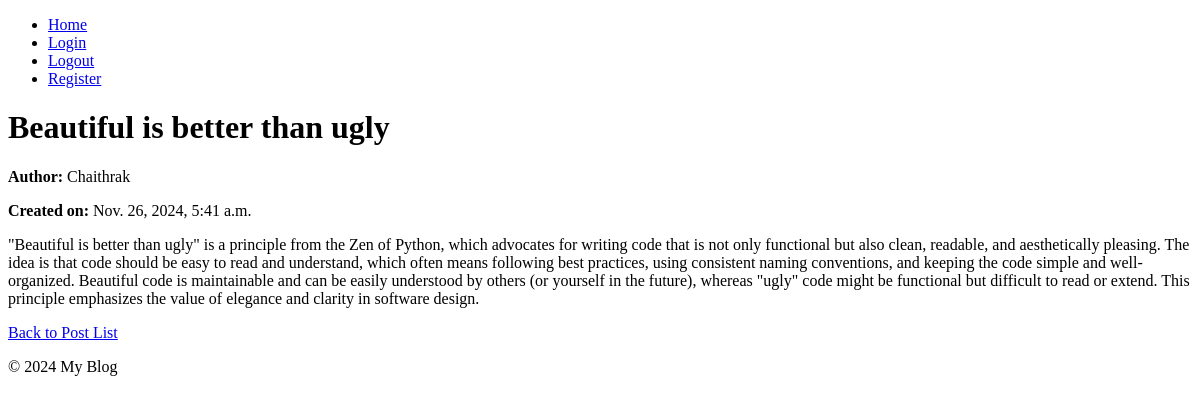
/blog/post/3/, run on the app's committed database.
### blog/models.py (models this page shows, shortened)
class Post(models.Model):
    title = models.CharField(max_length=200)
    body = models.TextField()
    created_at = models.DateTimeField(auto_now_add=True)
    updated_at = models.DateTimeField(auto_now=True)
    author = models.ForeignKey(User, on_delete=models.CASCADE)

### blog/views.py (the view)
# urls.py: path('post/<int:post_id>/', views.post_detail, name='post_detail'),
def post_detail(request, post_id):
    post = get_object_or_404(Post, id=post_id)
    return render(request, 'blog/post_detail.html', {'post': post})

### blog/templates/blog/post_detail.html (shortened to what this page needs)
{% extends 'base.html' %}
{% block content %}
    <h1>{{ post.title }}</h1>
    <p><strong>Author:</strong> {{ post.author.username }}</p>
    <p><strong>Created on:</strong> {{ post.created_at }}</p>
    <div>
        <p>{{ post.body }}</p>
    </div>
    <a href="{% url 'post_list' %}">Back to Post List</a>
{% endblock %}

### data on the page
Post: title "Beautiful is better than ugly", author.username "Chaithrak", created_at "Nov. 26, 2024, 5:41 a.m.", body "\"Beautiful is better than ugly\" is a principle from the Zen of Python, which advocates for writing code that is not only functional but also clean, readable, and aesthetically pleasing. The idea is that code should be easy to read and understand, which often means following best practices, using consistent naming conventions, and keeping the code simple and well-organized. Beautiful code is maintainable and can be easily understood by others (or yourself in the future), whereas \"ugly\" code might be functional but difficult to read or extend. This principle emphasizes the value of elegance and clarity in software design."
